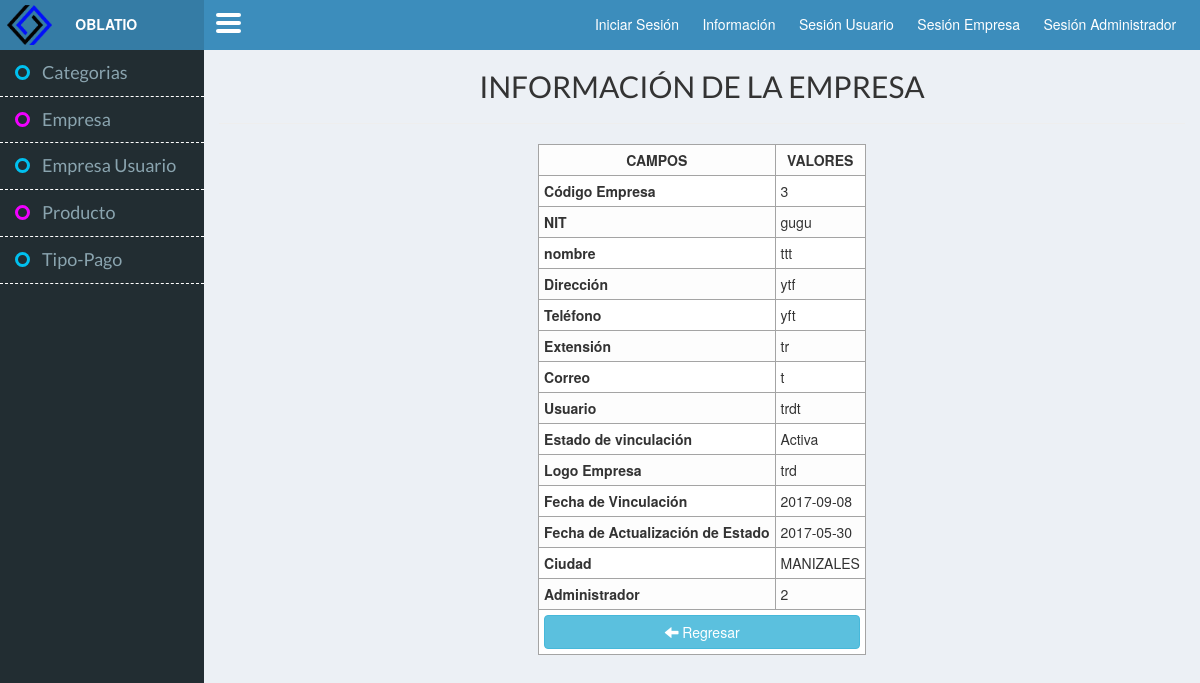
The app's page /index.php?controller=empresa&action=ver&codigo=3 with its own data.
### tables this page shows
CREATE TABLE `empresa` (
  `emp_cod` int(11) NOT NULL,
  `emp_nit` varchar(30) NOT NULL,
  `emp_nombre` varchar(50) NOT NULL,
  `emp_direccion` varchar(50) NOT NULL,
  `emp_telefono` varchar(10) NOT NULL,
  `emp_extension` varchar(6) DEFAULT NULL,
  `emp_correo` varchar(50) NOT NULL,
  `emp_usuario` varchar(30) NOT NULL,
  `emp_contrasena` varchar(250) NOT NULL,
  `emp_estado` tinyint(1) NOT NULL,
  `emp_fecha_vinculacion` date NOT NULL,
  `emp_fecha_aprobacion` date DEFAULT NULL,
  `emp_imagen` varchar(60) DEFAULT NULL,
  `fk_ciu_id` int(11) NOT NULL,
  `fk_adm_id` int(11) DEFAULT NULL
);

CREATE TABLE `ciudad` (
  `ciu_id` int(11) NOT NULL,
  `ciu_nombre` varchar(25) NOT NULL,
  `fk_dep_id` int(11) NOT NULL
);

### core/ControladorBase.php (called while the page is built, shortened)
<?php
class ControladorBase {
    protected $layout;
    public function __construct() {
        require_once 'Conectar.php';
        require_once 'EntidadBase.php';
        if (isset($_SESSION['adm_tipo_administrador'])) {
            $this->layout = 'admin';
        }elseif (isset ( $_SESSION['emp_cod'])) {
            $this->layout = 'empresa';
        } elseif (isset ( $_SESSION['usu_cod'])) {
            $this->layout = 'usuario';
        }
        else {
            $this->layout = 'principal';
        }
    }
    public function view($vista, $datos = null) {
        require_once 'view/layouts/' . $this->layout . '.php';
    }
}
?>

### core/Conectar.php (called while the page is built)
<?php
class Conectar
{
    private $driver;
    private $host, $user, $pass, $database, $charset;
    public function __construct()
    {
        $db_cfg = require_once 'config/database.php';
        $this->driver =$db_cfg["driver"];
        $this->host =$db_cfg["host"];
        $this->user =$db_cfg["user"];
        $this->pass =$db_cfg["pass"];
        $this->database =$db_cfg["database"];
        $this->charset =$db_cfg["charset"];
    }
    public function conexion()
    {
        if ($this->driver == "mysql" || $this->driver == null){
            $con = new mysqli($this->host, $this->user, $this->pass, $this->database);
            $con->query("SET NAMES '".$this->charset."'");
        }
        return $con;
    }
}
?>

### config/database.php (called while the page is built)
<?php
return array(
    "driver"    =>"mysql",
    "host"      =>"localhost",
    "user"      =>"root",
    "pass"      =>"",
    "database"  =>"oblatio_mvc_bd",
    "charset"   =>"utf8"
);
?>

### model/Empresa.php (called while the page is built, shortened)
<?php
class Empresa extends EntidadBase {
    public function __construct($adapter) {
        $table = "empresa";
    }
    public function joinEmpresaCiudad($codigo) {
        $query = "SELECT empresa.emp_cod, empresa.emp_nit, empresa.emp_nombre, empresa.emp_direccion, empresa.emp_telefono, empresa.emp_extension, empresa.emp_correo, empresa.emp_usuario, empresa.emp_contrasena, empresa.emp_estado, empresa.emp_fecha_vinculacion, empresa.emp_fecha_aprobacion, empresa.emp_imagen, empresa.fk_ciu_id, empresa.fk_adm_id, ciudad.ciu_nombre
        FROM empresa INNER JOIN ciudad
        on empresa.fk_ciu_id= ciudad.ciu_id
        where empresa.emp_cod = $codigo;";
        $mostrar = $this->db()->query($query);
        $row = $mostrar->fetch_object();
        $resultSet = $row;
        return $resultSet;
    }
}
?>

### core/EntidadBase.php (called while the page is built, shortened)
<?php
class EntidadBase {
    private $db;
    public function __construct($table, $adapter) {
        $this->db = $adapter;
    }
    public function db() {
        return $this->db;
    }
}
?>

### view/empresa/verEmpresaView.php (the view)
<div id="" class="col-xs-13">
    <h3 class="textoCentrado FuenteTitulo tamanioFuente2">INFORMACIÓN DE LA EMPRESA</h3>
    <hr/>
</div>
<div id="" class="col-xs-12">
    <table id="tabla" class="centrarTabla">
        <thead>
            <tr>
                <th class="textoCentrado">CAMPOS</th>
                <th class="textoCentrado">VALORES</th>
            </tr>
        </thead>
        <tbody>
            <?php
            if (isset($getEdit)) {
                ?>
                <tr>
                    <td><strong>Código Empresa</strong></td>
                    <td><?php echo $getEdit->emp_cod; ?></td>
                </tr>
                <tr>
                    <td><strong>NIT</strong></td>
                    <td><?php echo $getEdit->emp_nit; ?></td>
                </tr>
                <tr>
                    <td><strong>nombre</strong></td>
                    <td><?php echo $getEdit->emp_nombre; ?></td>
                </tr>
                 <tr>
                    <td><strong>Dirección</strong></td>
                    <td><?php echo $getEdit->emp_direccion; ?></td>
                </tr>
                <tr>
                    <td><strong>Teléfono</strong></td>
                    <td><?php echo $getEdit->emp_telefono; ?></td>
                </tr>
                <tr>
                    <td><strong>Extensión</strong></td>
                    <td><?php echo $getEdit->emp_extension; ?></td>
                </tr>
                <tr>
                    <td><strong>Correo</strong></td>
                    <td><?php echo $getEdit->emp_correo; ?></td>
                </tr>
                <tr>
                    <td><strong>Usuario</strong></td>
                    <td><?php echo $getEdit->emp_usuario; ?></td>
                </tr>
                <tr>
                    <td><strong>Estado de vinculación</strong></td>
                    <?php
                    $estado="Inactiva";
                    if($getEdit->emp_estado == 1){
                        $estado="Activa";
                    } ?>
                    <td><?php echo $estado; ?></td>
                </tr>
                <tr>
                    <td><strong>Logo Empresa</strong></td>
                    <td><?php echo $getEdit->emp_imagen; ?></td>
                </tr>
                <tr>
                    <td><strong>Fecha de Vinculación</strong></td>
                    <td><?php echo $getEdit->emp_fecha_vinculacion; ?></td>
                </tr>
                <tr>
                    <td><strong>Fecha de Actualización de Estado</strong></td>
                    <td><?php echo $getEdit->emp_fecha_aprobacion; ?></td>
                </tr>
                <tr>
                    <td><strong>Ciudad</strong></td>
                    <td><?php echo $getEdit->ciu_nombre; ?></td>
                </tr>
                <tr>
                    <td><strong>Administrador</strong></td>
                    <td><?php echo $getEdit-> fk_adm_id; ?></td>
                </tr>
                <tr class="">
                    <td colspan="2">
                        <a href = "<?php echo "index.php?controller=empresa&action=index"; ?>" class="btn btn-info btn-block">
                            <i class="glyphicon glyphicon-arrow-left"></i>
                            Regresar
                        </a>
                    </td>
                </tr>
                <?php
            }
            ?>
        </tbody>
    </table>
</div>

### css/cssPrincipal.css (style rules this page uses)
body { margin: 0; padding-top: 50px; background-color: #ECF0F5; }
td, th { border: #A4A4A4 1px solid; padding: 5px; }
.centrarTabla { margin: 0 auto; }
.textoCentrado { text-align: center; }

### css/_fuentes.css (style rules this page uses)
.FuenteTitulo { font-family: 'Lato', sans-serif; }
.tamanioFuente2 { font-size: 30px; }

### records on screen
empresa: emp_cod "3", emp_nit "gugu", emp_nombre "ttt", emp_direccion "ytf", emp_telefono "yft", emp_extension "tr", emp_correo "t", emp_usuario "trdt", emp_estado "Activa", emp_imagen "trd", emp_fecha_vinculacion "2017-09-08", emp_fecha_aprobacion "2017-05-30", fk_ciu.ciu_nombre "MANIZALES", fk_adm "2"
